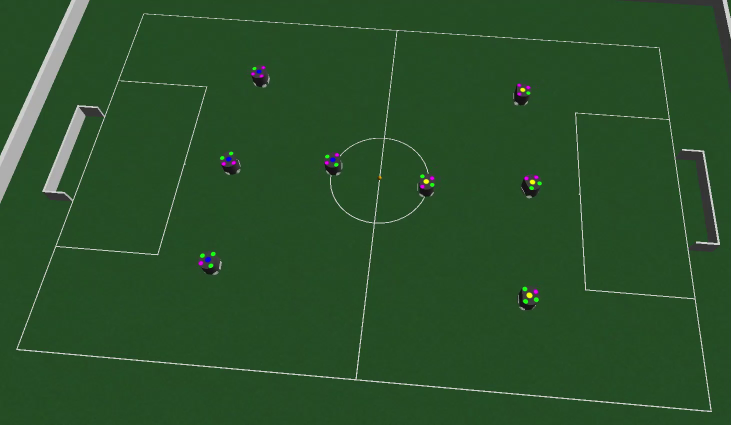
#> input picture frame 47 of ssl1.mp4, 1462 x 850 px (shown at 1/2 size)
$ python ssl.py
#> lines starting #> are read from the running program, lines starting #| are printed output that depends on the picture; after the words box and inside, x2 and y2 are one past the last pixel; in counts of white or black regions, pixels touching at a corner belong together
import cv2
import numpy as np
import matplotlib.pyplot as plt
from img_util import draw_points
import argparse

# [4 lines of commented-out code are left out]
cap = cv2.VideoCapture('ssl1.mp4')

# ====================== PARAMETROS DE ANALISIS ==============================

# Defina la resolucion de los videos
WIDTH = 900
HEIGHT = 600

# P1----P2
# ||    ||
# P4----P3

# P = (x,y)

#       P1       P2        P3       P4

pts1 = [[290,27],[1317,91],[1428,828],[34,699]]
pts2 = [[0,0],[WIDTH,0],[WIDTH,HEIGHT],[0,HEIGHT]]
radii = 15
font = cv2.FONT_HERSHEY_SIMPLEX


# ====================== DEFINICIÓN DE LA CLASE ==============================

# Clase ROBOT para ayuda del desarrollo de la actividad en clase
class Robot:
    # [55 lines left out: functions __init__, find_points, sort_points, get_id, euclidean_distance, not called in this run]

def mask_color(lower, upper, img):
    # Realice la mascara de colores - lower limite inferior de rango - upper limite superior - img imagen a la que se va aplicar mascara
    hsv = cv2.cvtColor(img, cv2.COLOR_BGR2HSV)
    mask = cv2.inRange(hsv,lower,upper)
    # Erocione y dilate la mascara
    cv2.erode(img,mask,iterations=1)
    cv2.dilate(img,mask,iterations=1)
    return mask

# [17 lines left out: functions center_contours, plot_centers, not called in this run]


# ====================== PROCESAMIENTO ==============================

while(cap.isOpened()):
    ret, frame = cap.read()
#> frame is the input picture: shape (850, 1462, 3); mean B, G, R 41, 79.2, 41.1
    if not ret:
        break
    # Aplique transformacion de perspectiva
    # transformacion proyectiva para ver de frente los frames del video en una imagen de 700x1050
    M = cv2.getPerspectiveTransform(np.float32(pts1),np.float32(pts2)) # matriz de transformacion
    new_size = (WIDTH,HEIGHT)
    new_frame = cv2.warpPerspective(frame,M,new_size,flags=cv2.INTER_LINEAR)
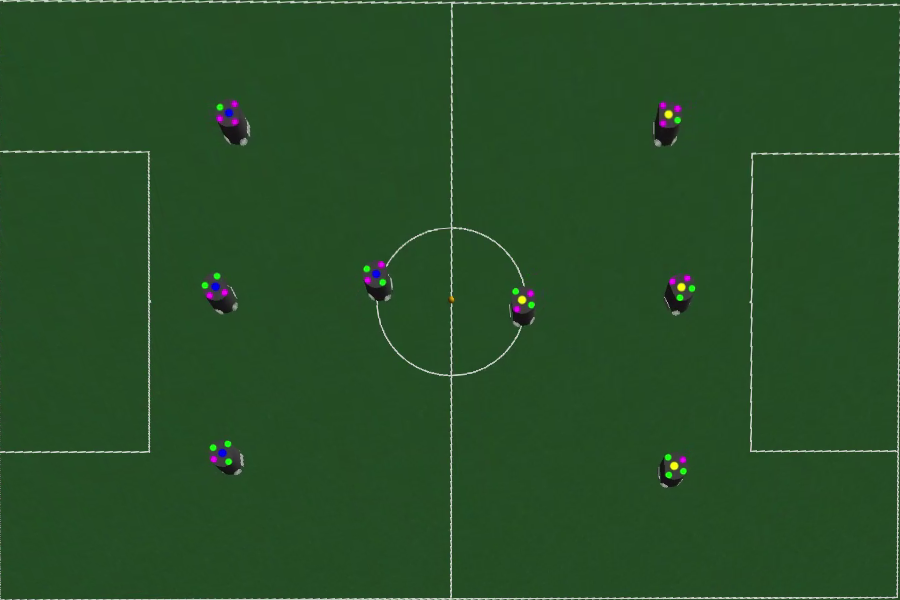
#> new_frame: shape (600, 900, 3); mean B, G, R 38.9, 77.9, 39
    cv2.imshow('ssl',new_frame)

    # Defina rangos
    # mascara color azul
    lower = np.array([110,150,20])
    upper = np.array([130,255,255])
    mask_blue = mask_color(lower, upper, new_frame)
#> in mask_color, `hsv = cv2.cvtColor(img, cv2.COLOR_BGR2HSV)`: hsv: shape (600, 900, 3); mean H, S, V 60.3, 132.3, 78.2
#> in mask_color, `mask = cv2.inRange(hsv,lower,upper)`:
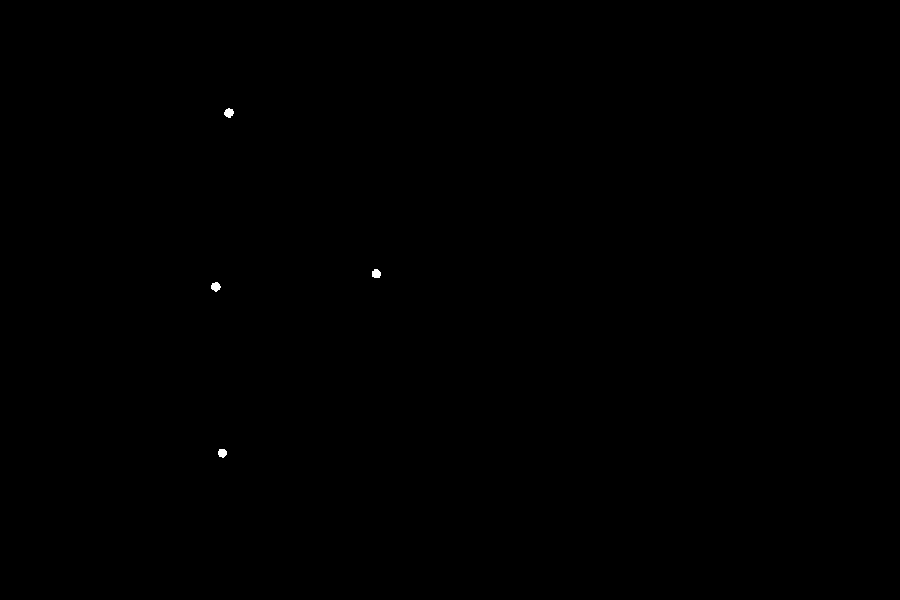
#> mask: shape (600, 900); 0.05% white; 4 white regions, box (x1, y1, x2, y2) and area: (224, 108, 234, 118) 71, (211, 282, 221, 292) 70, (372, 269, 381, 278) 67, (218, 449, 227, 458) 64
    cv2.imshow('blue mask',mask_blue)

    # Defina rangos
    # mascara color amarillo
    lower = np.array([20, 100, 100])
    upper = np.array([30, 255, 255])
    mask_yellow = mask_color(lower, upper, new_frame)
#> in mask_color (call 2), `mask = cv2.inRange(hsv,lower,upper)`: mask: shape (600, 900); 0.01% white in thin lines or dots, all inside (x1, y1, x2, y2) = (449, 111, 686, 468)
    cv2.imshow('yellow mask',mask_yellow)

    # Defina rangos
    # mascara color verde
    lower = np.array([36, 25, 25])
    upper = np.array([70, 255, 255])
    mask_green = mask_color(lower, upper, new_frame)
#> in mask_color (call 3), `mask = cv2.inRange(hsv,lower,upper)`:
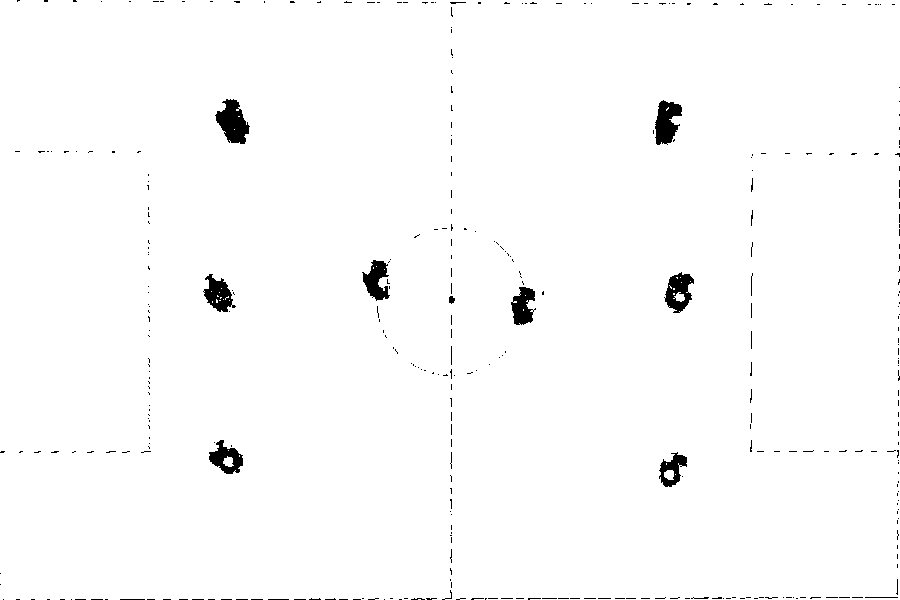
#> mask: shape (600, 900); 98.6% white; 361 black regions (345 under 20 px), largest, box (x1, y1, x2, y2) and area: (215, 99, 250, 144) 941, (655, 100, 682, 145) 806, (664, 272, 694, 313) 700
#> (the run stopped early here; a loop or call above may not have finished)
